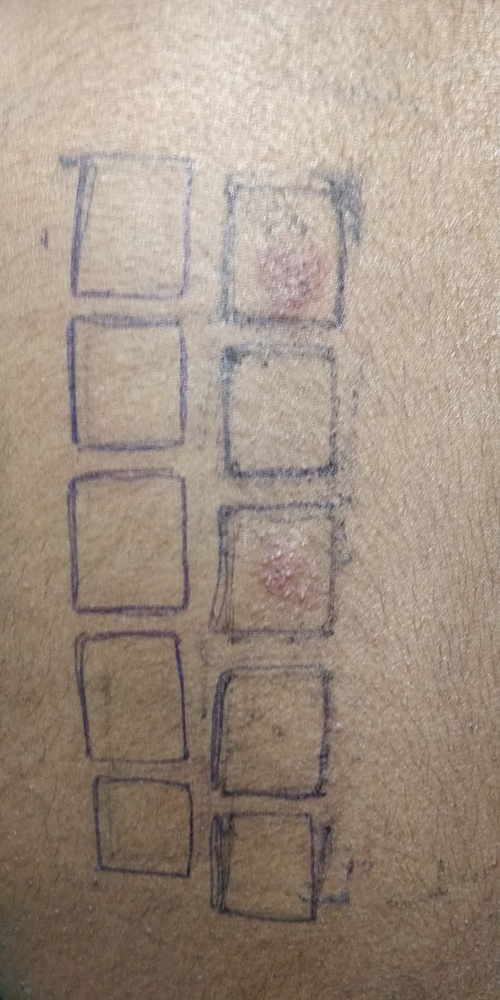
#> input picture Data/Dataset 1/Input_Image_2.jpeg, 500 x 1000 px, shrunk from 799 x 1599 before the run, found by its file name
$ python identify_local_hotspots.py
#> lines starting #> are read from the running program, lines starting #| are printed output that depends on the picture; after the words box and inside, x2 and y2 are one past the last pixel; in counts of white or black regions, pixels touching at a corner belong together
import cv2
import numpy as np
import os

# Load the image
image = cv2.imread("D:\Dermatitis Thesis\Data\Input_Image_2.jpeg")
#> image is the input picture: shape (1000, 500, 3); mean B, G, R 131.9, 145.7, 161.2

# Convert the image from BGR to HSV color space
hsv = cv2.cvtColor(image, cv2.COLOR_BGR2HSV)
#> hsv: shape (1000, 500, 3); mean H, S, V 20.5, 50.4, 161.3

# Define skin color range (example values, adjust as needed)
lower_skin = np.array([0, 20, 70])
upper_skin = np.array([20, 255, 255])

# Define the range of red color in HSV
# lower_red = np.array([0, 50, 50])
# upper_red = np.array([10, 255, 255])


# Create a mask for skin color
skin_mask = cv2.inRange(hsv, lower_skin, upper_skin)
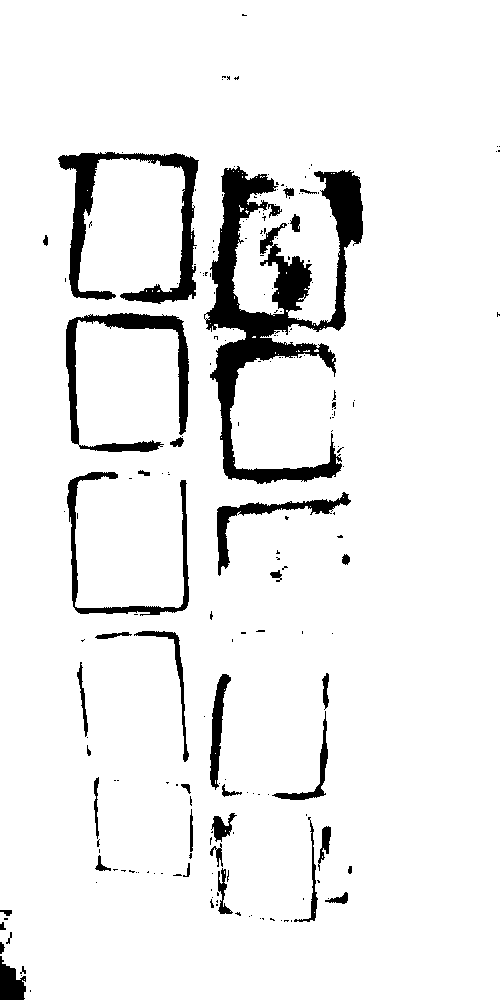
#> skin_mask: shape (1000, 500); 92.8% white; 209 black regions (169 under 20 px), largest, box (x1, y1, x2, y2) and area: (204, 166, 363, 484) 15559, (58, 152, 199, 304) 5517, (66, 313, 189, 452) 3701

# Calculate average hue value of skin color regions
avg_hue = np.mean(hsv[:, :, 0][skin_mask > 0])
#> avg_hue = 14.28

# Set a lower benchmark for redness (adjust as needed)
redness_threshold = avg_hue - 5
#> redness_threshold = 9.28

# Create a mask for red color
# mask1 = cv2.inRange(hsv, lower_red, upper_red)
# Create a mask for potential redness
redness_mask = (hsv[:, :, 0] < redness_threshold).astype(np.uint8) * 255
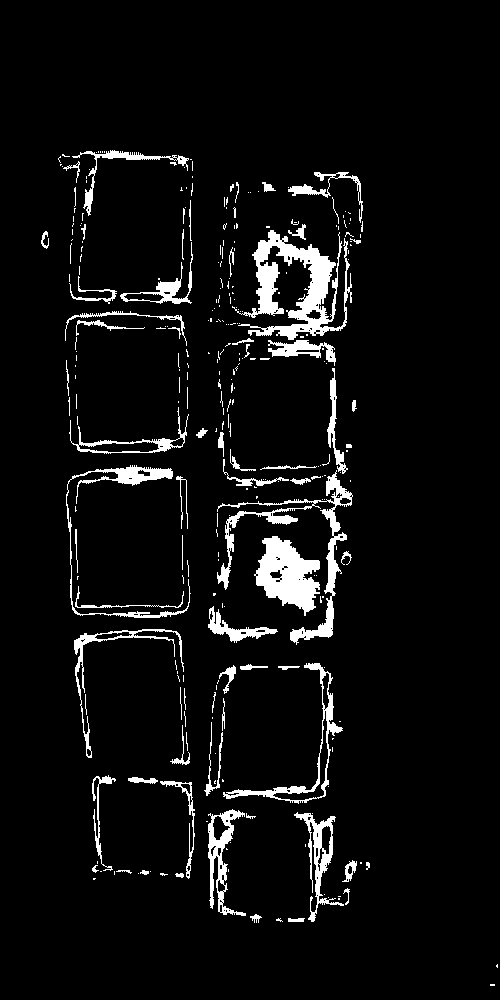
#> redness_mask: shape (1000, 500); 5.6% white; 297 white regions (220 under 20 px), largest, box (x1, y1, x2, y2) and area: (232, 230, 352, 340) 4727, (254, 536, 320, 616) 3003, (217, 470, 353, 645) 2901


# lower_red = np.array([160, 50, 50])
# upper_red = np.array([180, 255, 255])
# mask2 = cv2.inRange(hsv, lower_red, upper_red)

# Bitwise-AND mask and original image
result = cv2.bitwise_and(image, image, mask=redness_mask)
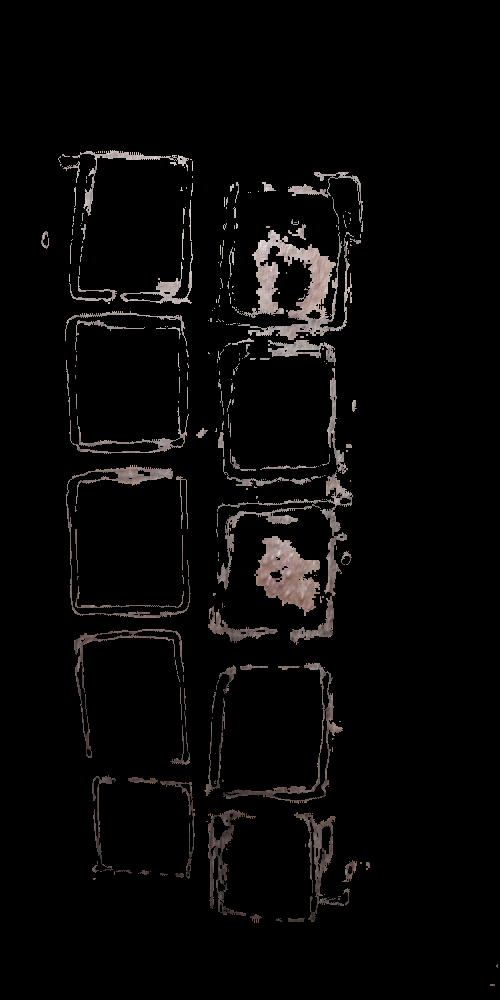
#> result: shape (1000, 500, 3); mean B, G, R 7.1, 7.3, 8.1

# mask = mask1 + mask2

# Bitwise-AND mask and original image
# result = cv2.bitwise_and(image, image, mask=mask)

# cv2.imshow("Original Image", image)
#> (the run stopped early here; a loop or call above may not have finished)

$ run again, with Data/Dataset 1/Image_2.jpeg copied over Data/Dataset 1/Input_Image_2.jpeg
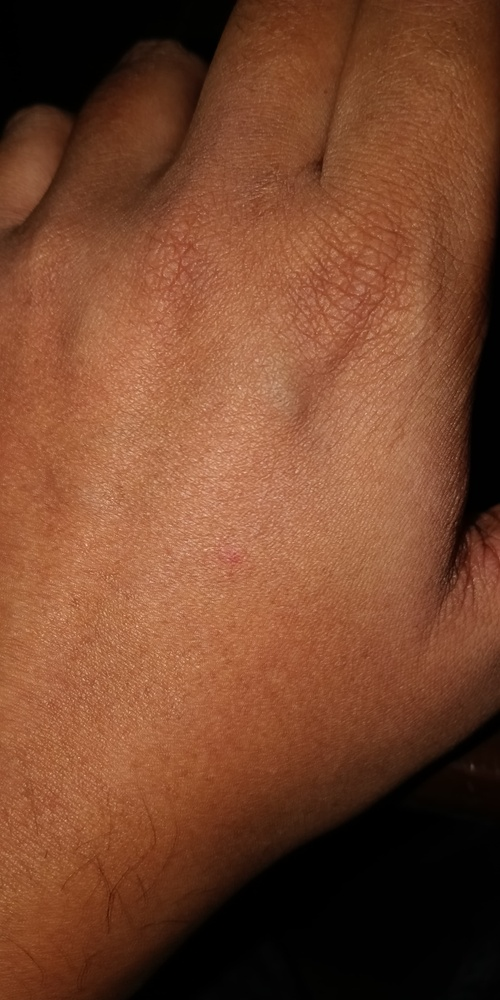
#> input picture Data/Dataset 1/Image_2.jpeg, 500 x 1000 px, shrunk from 2080 x 4160 before the run, found by its file name
#> image is the input picture: shape (1000, 500, 3); mean B, G, R 45.2, 70.2, 119.2
#> hsv: shape (1000, 500, 3); mean H, S, V 9.5, 144.9, 119.2
#> `skin_mask = cv2.inRange(hsv, lower_skin, upper_skin)`:
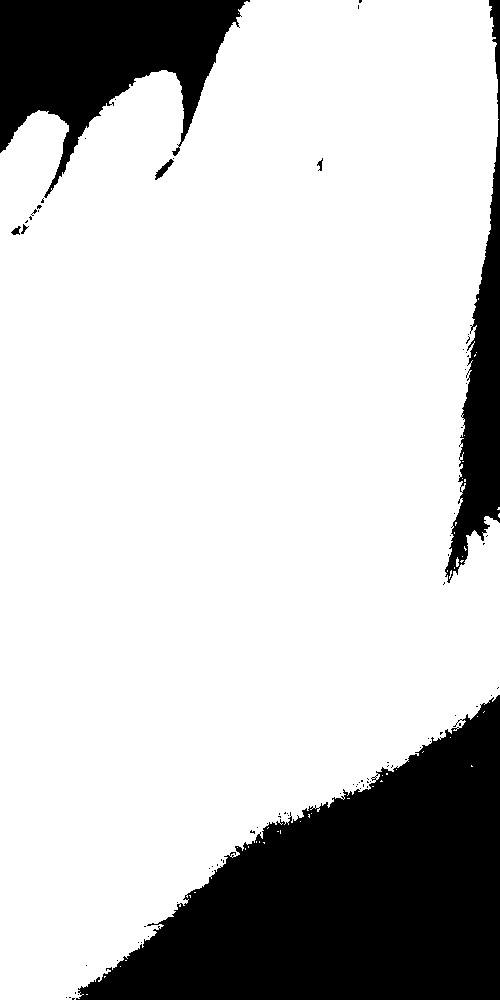
#> skin_mask: shape (1000, 500); 78.9% white; 83 black regions (76 under 20 px), largest, box (x1, y1, x2, y2) and area: (76, 695, 500, 1000) 70094, (0, 0, 250, 198) 24147, (445, 0, 500, 583) 10886
#> avg_hue = 10.12
#> redness_threshold = 5.12
#> `redness_mask = (hsv[:, :, 0] < redness_threshold).astype(np.uint8) * 255`:
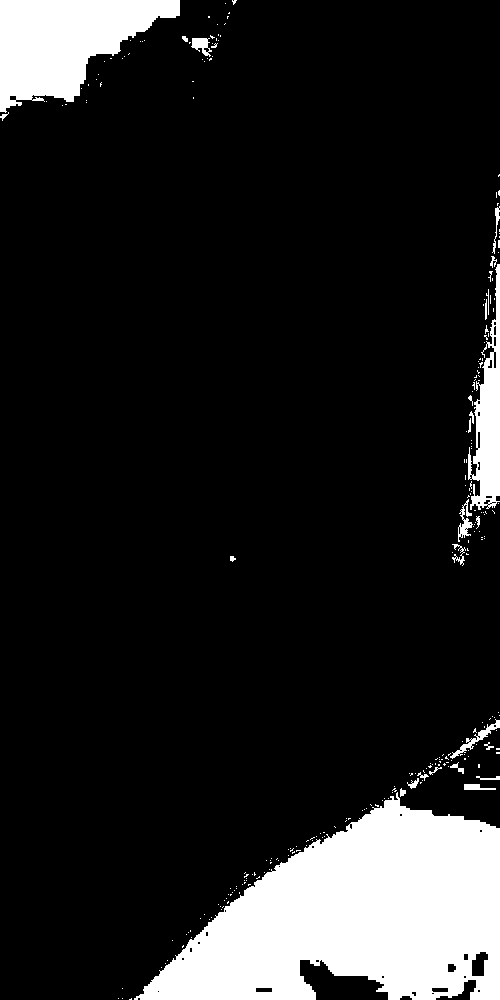
#> redness_mask: shape (1000, 500); 12.9% white; 257 white regions (231 under 20 px), largest, box (x1, y1, x2, y2) and area: (134, 792, 500, 1000) 46409, (0, 0, 180, 113) 12034, (468, 264, 500, 510) 3834
